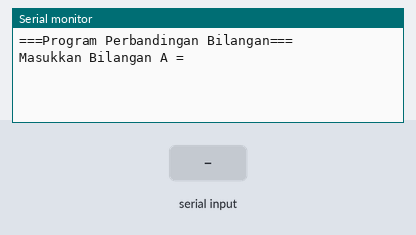
Simulated run of this program. Board: ESP32. Shown: the last lines printed to the serial monitor. The test bench sets the inputs (shaded band).

Above: at 0.8 s.
0.9 s: "90,45,200\n" received over Serial
At 1.7 s:
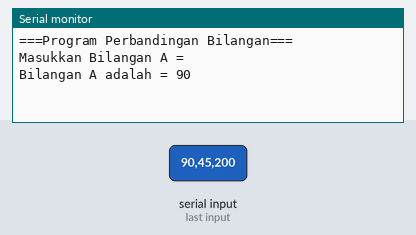
3.4 s: "1\n" received over Serial
4.9 s: "2\n" received over Serial
At 6.9 s:
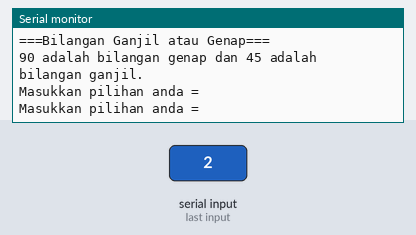

The program:

main.cpp
```cpp
#include <Arduino.h>
#include <Esp.h>

int bilA, bilB, hasil;
void setup()
{
  // put your setup code here, to run once:
  Serial.begin(115200);
  Serial.println("===Program Perbandingan Bilangan===");
  Serial.println("Masukkan Bilangan A = ");
  while (Serial.available() == 0)
  {
    // waiting for the input
  }
  bilA = Serial.parseInt();
  Serial.print("Bilangan A adalah = ");
  Serial.println(bilA);
  delay(1000);

  Serial.println("Masukkan Bilangan B = ");
  while (Serial.available() == 0)
  {
    // waiting for the input
  }
  bilB = Serial.parseInt();
  Serial.print("Bilangan B adalah = ");
  Serial.println(bilB);
  delay(1000);

  Serial.println("===Pilihan program yang tersedia: ===");
  Serial.println("1. Perbandingan Bilangan A dan B");
  Serial.println("2. Bilangan Ganjil Genap");
  Serial.println("3. Restart Device");
}

void loop()
{
  // put your main code here, to run repeatedly:
  Serial.println("Masukkan pilihan anda = ");

  while (Serial.available() == 0)
  {
    // dont do anything but run switch function
  }

  int pilihanMenu = Serial.parseInt();
  switch (pilihanMenu)
  {
  case 1:
    Serial.println("===Perbandingan bilangan A dan B===");
    if (bilA > bilB)
    {
      Serial.print(bilA);
      Serial.print(" lebih besar dari ");
      Serial.println(bilB);
    }
    else if (bilA < bilB)
    {
      Serial.print(bilA);
      Serial.print(" lebih kecil dari ");
      Serial.println(bilB);
    }
    else if (bilA == bilB)
    {
      Serial.println("Bilangan A sama dengan Bilangan B");
    }
    break;

  case 2:
    Serial.println("===Bilangan Ganjil atau Genap===");
    if (bilA % 2 == 0)
    {
      Serial.print(bilA);
      Serial.print(" adalah bilangan genap dan ");
    }
    else
    {
      Serial.print(bilA);
      Serial.print(" adalah bilangan ganjil dan ");
    }

    if (bilB % 2 == 0)
    {
      Serial.print(bilB);
      Serial.println(" adalah bilangan genap. ");
    }
    else
    {
      Serial.print(bilB);
      Serial.println(" adalah bilangan ganjil. ");
    }
    break;

  case 3:
    ESP.restart();
    break;

  default:
    break;
  }
}
```

Measured:
- after the input at 0.9 s, the serial monitor: prints a new line at once (image 1)
- after the input at 4.9 s, the serial monitor: prints a new line at once (image 2)
